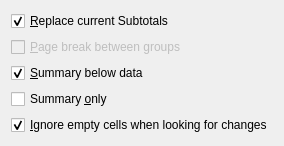
<?xml version="1.0" encoding="UTF-8"?>
<ui version="4.0">
 <author>Stefan Nikolaus &lt;stefan.nikolaus@kdemail.net&gt;</author>
 <comment>This file is part of the KDE project.
Copyright 2010 Stefan Nikolaus &lt;stefan.nikolaus@kdemail.net&gt;

This program is free software; you can redistribute it and/or modify
it under the terms of the GNU General Public License as published by
the Free Software Foundation; either version 2 of the License, or
(at your option) any later version.

This program is distributed in the hope that it will be useful,
but WITHOUT ANY WARRANTY; without even the implied warranty of
MERCHANTABILITY or FITNESS FOR A PARTICULAR PURPOSE.  See the
GNU General Public License for more details.

You should have received a copy of the GNU General Public License
along with this program; if not, write to the Free Software
Foundation, Inc., 51 Franklin Street, Fifth Floor, Boston, MA  02110-1301  USA
</comment>
 <class>SubtotalsDetailsWidget</class>
 <widget class="QWidget" name="SubtotalsDetailsWidget">
  <property name="geometry">
   <rect>
    <x>0</x>
    <y>0</y>
    <width>279</width>
    <height>139</height>
   </rect>
  </property>
  <layout class="QVBoxLayout" name="verticalLayout">
   <item>
    <widget class="QCheckBox" name="m_replaceSubtotals">
     <property name="text">
      <string>&amp;Replace current Subtotals</string>
     </property>
     <property name="checked">
      <bool>true</bool>
     </property>
    </widget>
   </item>
   <item>
    <widget class="QCheckBox" name="m_pageBreak">
     <property name="enabled">
      <bool>false</bool>
     </property>
     <property name="text">
      <string>&amp;Page break between groups</string>
     </property>
    </widget>
   </item>
   <item>
    <widget class="QCheckBox" name="m_summaryBelow">
     <property name="text">
      <string>&amp;Summary below data</string>
     </property>
     <property name="checked">
      <bool>true</bool>
     </property>
     <property name="tristate">
      <bool>false</bool>
     </property>
    </widget>
   </item>
   <item>
    <widget class="QCheckBox" name="m_summaryOnly">
     <property name="text">
      <string>Summary &amp;only</string>
     </property>
    </widget>
   </item>
   <item>
    <widget class="QCheckBox" name="m_IgnoreBox">
     <property name="text">
      <string>&amp;Ignore empty cells when looking for changes</string>
     </property>
     <property name="checked">
      <bool>true</bool>
     </property>
    </widget>
   </item>
  </layout>
 </widget>
 <resources/>
 <connections/>
</ui>
